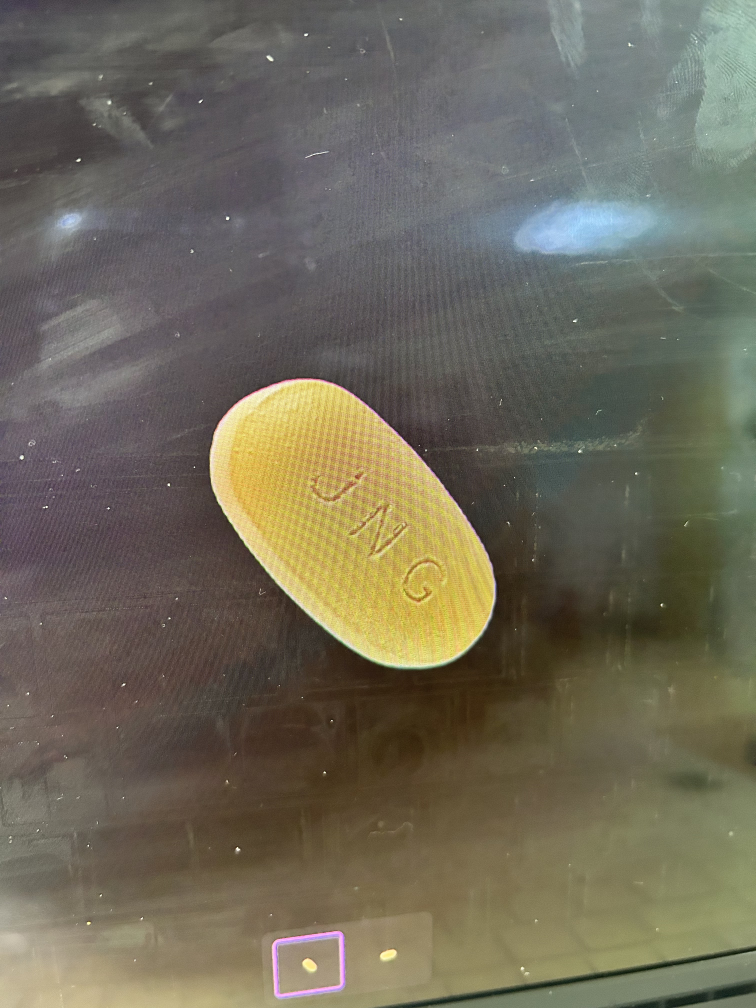
#> input picture model/Datasets/photo_40720.jpg, 3024 x 4032 px (shown at 1/4 size)
$ python -i Image_circle.py   (imports and definitions only)
#> lines starting #> are read from the running program, lines starting #| are printed output that depends on the picture
#> further down, picture is the input picture: shape (4032, 3024, 3); mean B, G, R 90.4, 106.4, 111.1
#### "원형" 알약이미지 양/단면 판별 ####
import cv2
import numpy as np

# 사용자 촬영 원형이미지 양/단면 판단 진행 이전 전처리
class ImageProcess():
    def __init__(self):
        pass

    def max_con_CLAHE(self, img):
        lab = cv2.cvtColor(img, cv2.COLOR_BGR2LAB)
#> lab: shape (4032, 3024, 3); mean of channels 0, 1, 2 113.9, 127.6, 137.4
        l, a, b = cv2.split(lab)
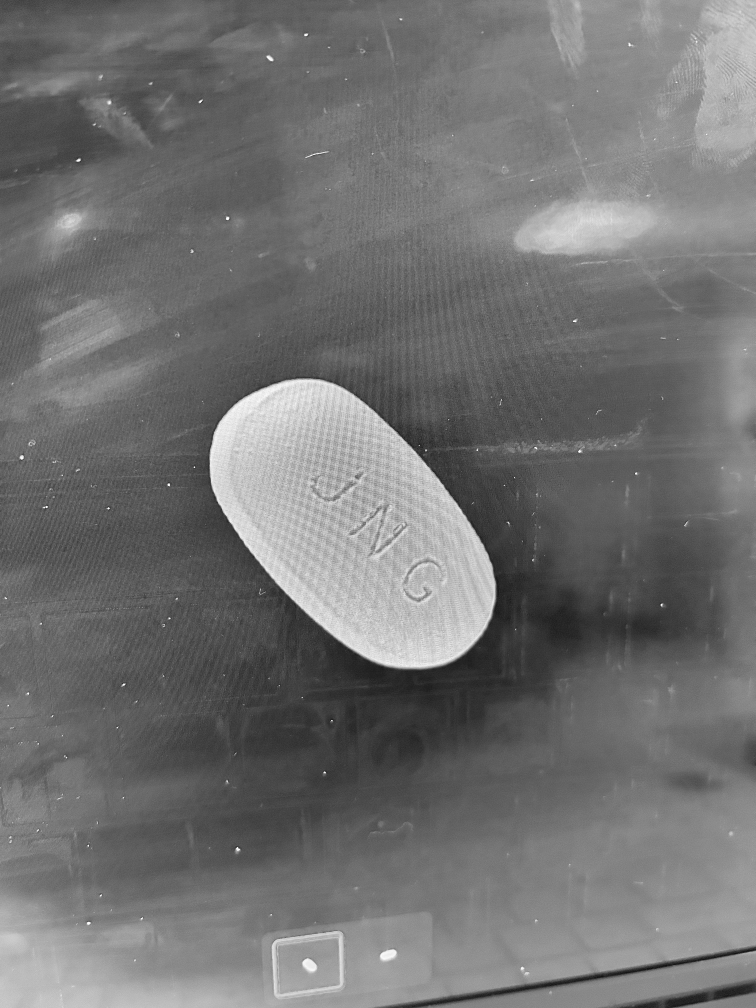
#> l: shape (4032, 3024) (shown at 1/4 size); min 0, max 255, mean 113.9
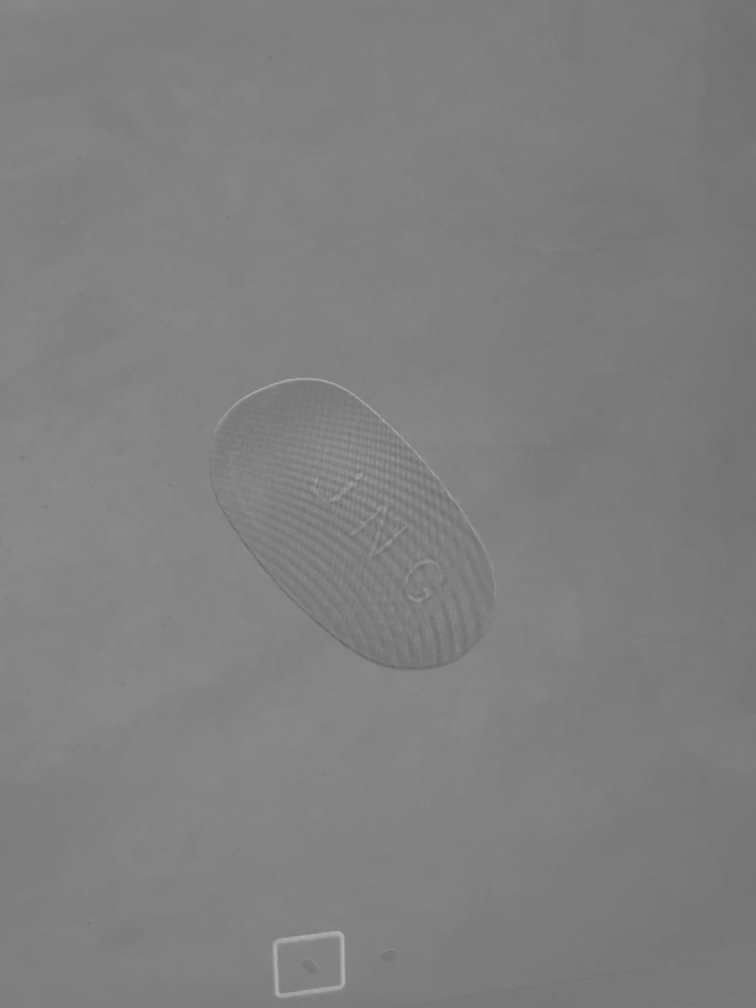
#> a: shape (4032, 3024) (shown at 1/4 size); min 100, max 186, mean 127.6
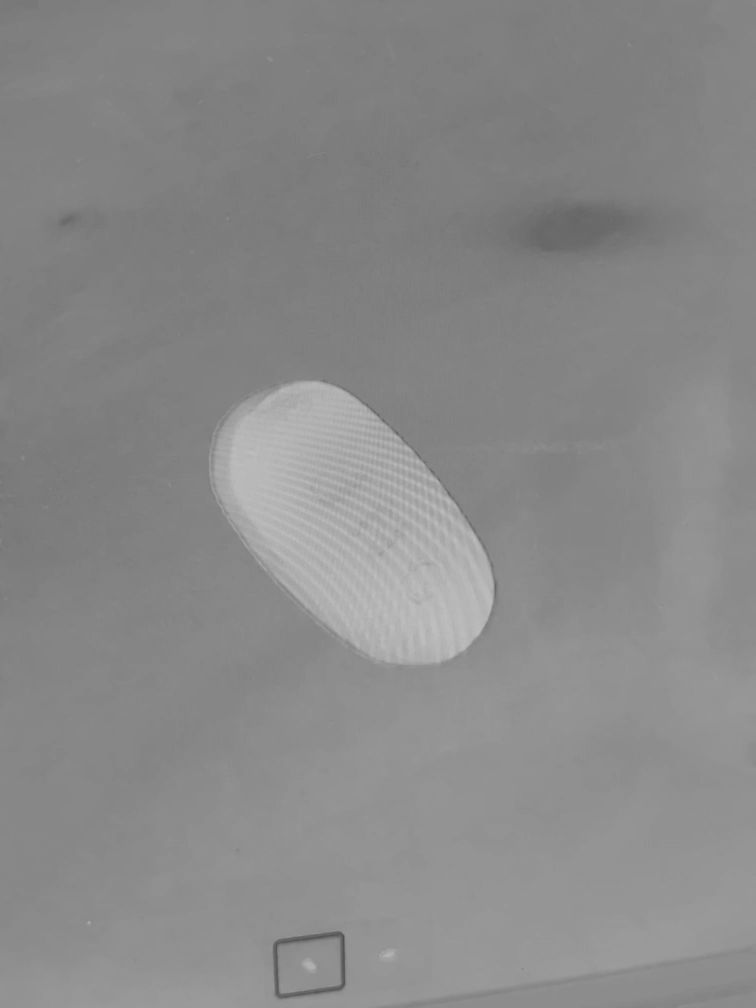
#> b: shape (4032, 3024) (shown at 1/4 size); min 74, max 194, mean 137.4

        clahe = cv2.createCLAHE(clipLimit=3.0, tileGridSize=(8,8))
        cl = clahe.apply(l)
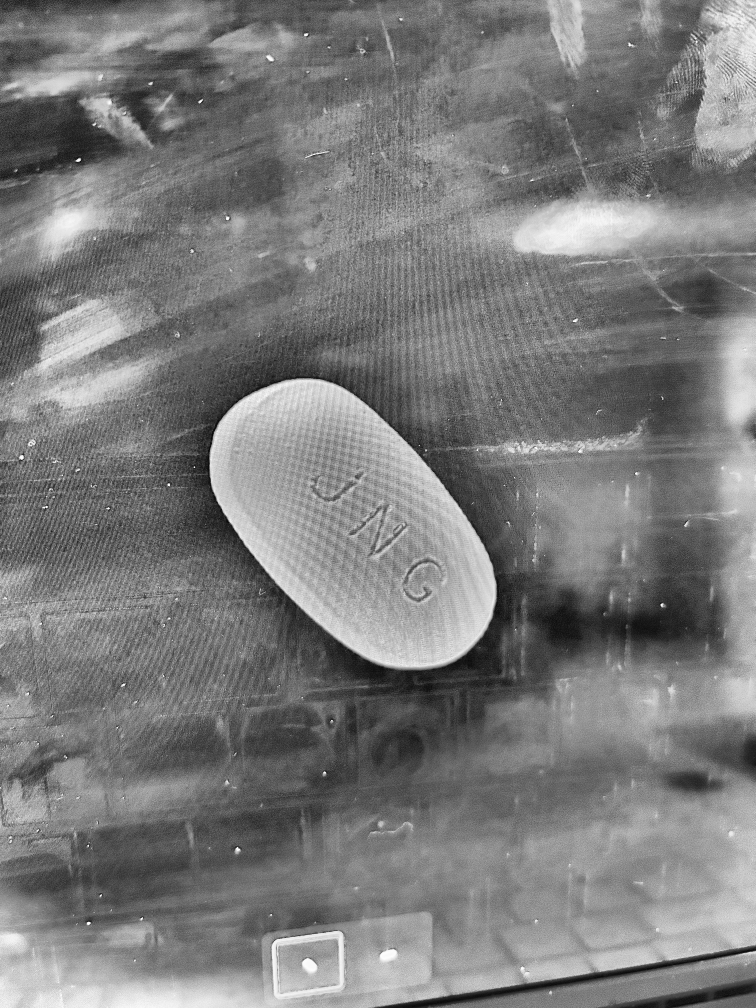
#> cl: shape (4032, 3024) (shown at 1/4 size); min 0, max 255, mean 123.3

        limg = cv2.merge((cl,a,b))
#> limg: shape (4032, 3024, 3); mean of channels 0, 1, 2 123.3, 127.6, 137.4
        img = cv2.cvtColor(limg, cv2.COLOR_LAB2BGR)
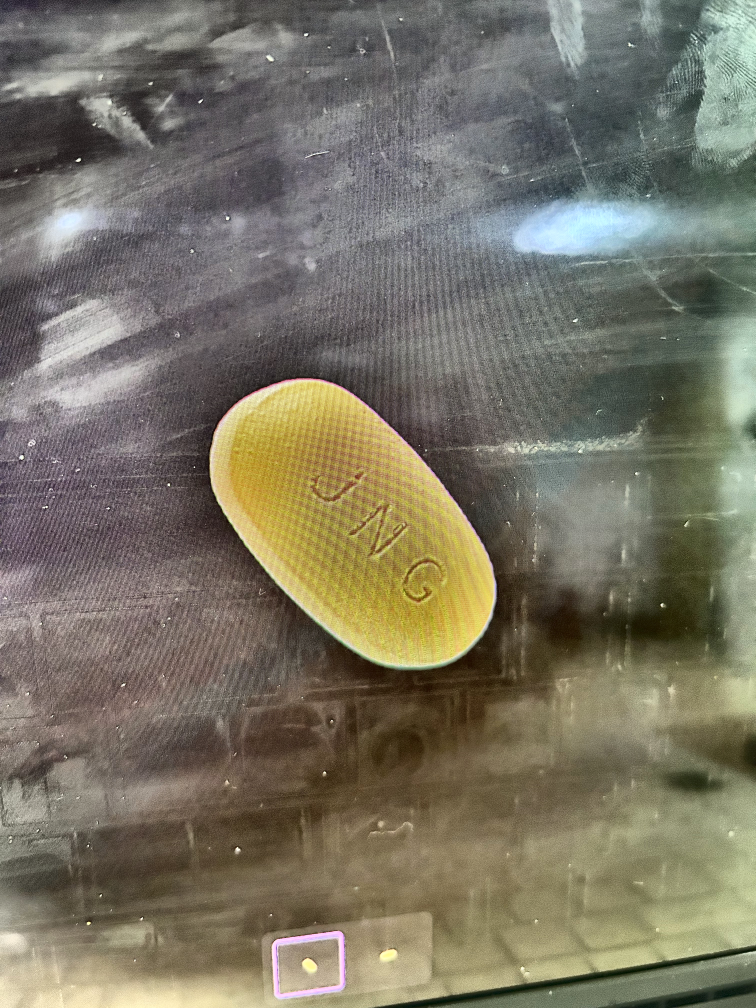
#> img: shape (4032, 3024, 3) (shown at 1/4 size); mean B, G, R 100.3, 116.5, 121.2

        return img


    # [25 lines left out: functions ImageArea, CropShape, not called in this run]


# 해당 원형 이미지내 text 유무 판별 ( ImageProcess클래스를 활용 )
class ImageContour():
    def __init__(self):
        self.m_cImageProcess = ImageProcess.ImageProcess()


    # [136 lines left out: functions ImageCanny, ContourCheck, CompareContours, PillSideCheck, Process, not called in this run]

>>> import cv2
>>> picture = cv2.imread('../Datasets/photo_40720.jpg')
>>> result = ImageProcess().max_con_CLAHE(picture)
